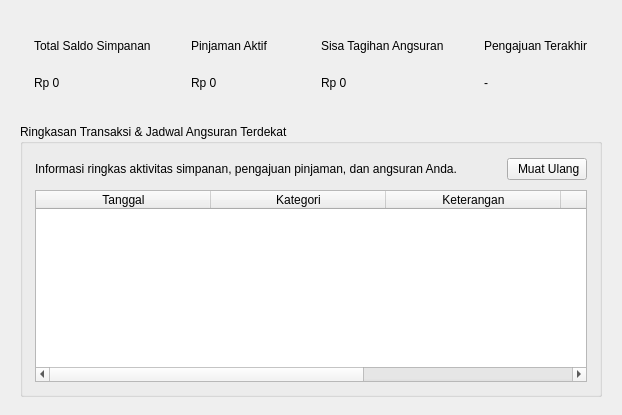
        <widget class="QWidget" name="pageDashboard">
         <layout class="QVBoxLayout" name="layoutDashboard">
          <property name="spacing">
           <number>14</number>
          </property>
          <property name="leftMargin">
           <number>20</number>
          </property>
          <property name="topMargin">
           <number>18</number>
          </property>
          <property name="rightMargin">
           <number>20</number>
          </property>
          <property name="bottomMargin">
           <number>18</number>
          </property>
          <item>
           <layout class="QHBoxLayout" name="layoutStatCards">
            <property name="spacing">
             <number>12</number>
            </property>
            <item>
             <widget class="QFrame" name="frameCardSaldo">
              <property name="minimumSize">
               <size>
                <width>0</width>
                <height>92</height>
               </size>
              </property>
              <property name="statCard" stdset="0">
               <bool>true</bool>
              </property>
              <layout class="QVBoxLayout" name="layoutCardSaldo">
               <property name="leftMargin">
                <number>14</number>
               </property>
               <property name="topMargin">
                <number>12</number>
               </property>
               <property name="rightMargin">
                <number>14</number>
               </property>
               <property name="bottomMargin">
                <number>12</number>
               </property>
               <item>
                <widget class="QLabel" name="lblTitleSaldo">
                 <property name="text">
                  <string>Total Saldo Simpanan</string>
                 </property>
                 <property name="statTitle" stdset="0">
                  <bool>true</bool>
                 </property>
                </widget>
               </item>
               <item>
                <widget class="QLabel" name="lblSaldoSimpanan">
                 <property name="text">
                  <string>Rp 0</string>
                 </property>
                 <property name="statValue" stdset="0">
                  <bool>true</bool>
                 </property>
                </widget>
               </item>
              </layout>
             </widget>
            </item>
            <item>
             <widget class="QFrame" name="frameCardPinjaman">
              <property name="minimumSize">
               <size>
                <width>0</width>
                <height>92</height>
               </size>
              </property>
              <property name="statCard" stdset="0">
               <bool>true</bool>
              </property>
              <layout class="QVBoxLayout" name="layoutCardPinjaman">
               <property name="leftMargin">
                <number>14</number>
               </property>
               <property name="topMargin">
                <number>12</number>
               </property>
               <property name="rightMargin">
                <number>14</number>
               </property>
               <property name="bottomMargin">
                <number>12</number>
               </property>
               <item>
                <widget class="QLabel" name="lblTitlePinjaman">
                 <property name="text">
                  <string>Pinjaman Aktif</string>
                 </property>
                 <property name="statTitle" stdset="0">
                  <bool>true</bool>
                 </property>
                </widget>
               </item>
               <item>
                <widget class="QLabel" name="lblPinjamanAktif">
                 <property name="text">
                  <string>Rp 0</string>
                 </property>
                 <property name="statValue" stdset="0">
                  <bool>true</bool>
                 </property>
                </widget>
               </item>
              </layout>
             </widget>
            </item>
            <item>
             <widget class="QFrame" name="frameCardSisa">
              <property name="minimumSize">
               <size>
                <width>0</width>
                <height>92</height>
               </size>
              </property>
              <property name="statCard" stdset="0">
               <bool>true</bool>
              </property>
              <layout class="QVBoxLayout" name="layoutCardSisa">
               <property name="leftMargin">
                <number>14</number>
               </property>
               <property name="topMargin">
                <number>12</number>
               </property>
               <property name="rightMargin">
                <number>14</number>
               </property>
               <property name="bottomMargin">
                <number>12</number>
               </property>
               <item>
                <widget class="QLabel" name="lblTitleSisa">
                 <property name="text">
                  <string>Sisa Tagihan Angsuran</string>
                 </property>
                 <property name="statTitle" stdset="0">
                  <bool>true</bool>
                 </property>
                </widget>
               </item>
               <item>
                <widget class="QLabel" name="lblSisaAngsuran">
                 <property name="text">
                  <string>Rp 0</string>
                 </property>
                 <property name="statValue" stdset="0">
                  <bool>true</bool>
                 </property>
                </widget>
               </item>
              </layout>
             </widget>
            </item>
            <item>
             <widget class="QFrame" name="frameCardStatus">
              <property name="minimumSize">
               <size>
                <width>0</width>
                <height>92</height>
               </size>
              </property>
              <property name="statCard" stdset="0">
               <bool>true</bool>
              </property>
              <layout class="QVBoxLayout" name="layoutCardStatus">
               <property name="leftMargin">
                <number>14</number>
               </property>
               <property name="topMargin">
                <number>12</number>
               </property>
               <property name="rightMargin">
                <number>14</number>
               </property>
               <property name="bottomMargin">
                <number>12</number>
               </property>
               <item>
                <widget class="QLabel" name="lblTitleStatus">
                 <property name="text">
                  <string>Pengajuan Terakhir</string>
                 </property>
                 <property name="statTitle" stdset="0">
                  <bool>true</bool>
                 </property>
                </widget>
               </item>
               <item>
                <widget class="QLabel" name="lblStatusPengajuan">
                 <property name="text">
                  <string>-</string>
                 </property>
                 <property name="statValue" stdset="0">
                  <bool>true</bool>
                 </property>
                </widget>
               </item>
              </layout>
             </widget>
            </item>
           </layout>
          </item>
          <item>
           <widget class="QGroupBox" name="grpDashboardRingkasan">
            <property name="title">
             <string>Ringkasan Transaksi &amp;&amp; Jadwal Angsuran Terdekat</string>
            </property>
            <layout class="QVBoxLayout" name="layoutDashboardTable">
             <property name="spacing">
              <number>10</number>
             </property>
             <property name="leftMargin">
              <number>12</number>
             </property>
             <property name="topMargin">
              <number>14</number>
             </property>
             <property name="rightMargin">
              <number>12</number>
             </property>
             <property name="bottomMargin">
              <number>12</number>
             </property>
             <item>
              <layout class="QHBoxLayout" name="layoutDashboardFilter">
               <item>
                <widget class="QLabel" name="lblDashInfo">
                 <property name="text">
                  <string>Informasi ringkas aktivitas simpanan, pengajuan pinjaman, dan angsuran Anda.</string>
                 </property>
                </widget>
               </item>
               <item>
                <spacer name="spacerDashFilter">
                 <property name="orientation">
                  <enum>Qt::Horizontal</enum>
                 </property>
                 <property name="sizeHint" stdset="0">
                  <size>
                   <width>40</width>
                   <height>20</height>
                  </size>
                 </property>
                </spacer>
               </item>
               <item>
                <widget class="QPushButton" name="btnRefreshDashboard">
                 <property name="text">
                  <string> Muat Ulang</string>
                 </property>
                 <property name="icon">
                  <iconset>
                   <normaloff>icons/act_reset.png</normaloff>icons/act_reset.png</iconset>
                 </property>
                 <property name="iconSize">
                  <size>
                   <width>16</width>
                   <height>16</height>
                  </size>
                 </property>
                 <property name="btnType" stdset="0">
                  <string>neutral</string>
                 </property>
                </widget>
               </item>
              </layout>
             </item>
             <item>
              <widget class="QTableWidget" name="tblDashboardAnggota">
               <property name="editTriggers">
                <set>QAbstractItemView::NoEditTriggers</set>
               </property>
               <property name="alternatingRowColors">
                <bool>true</bool>
               </property>
               <property name="selectionMode">
                <enum>QAbstractItemView::SingleSelection</enum>
               </property>
               <property name="selectionBehavior">
                <enum>QAbstractItemView::SelectRows</enum>
               </property>
               <attribute name="horizontalHeaderDefaultSectionSize">
                <number>175</number>
               </attribute>
               <attribute name="horizontalHeaderStretchLastSection">
                <bool>true</bool>
               </attribute>
               <column>
                <property name="text">
                 <string>Tanggal</string>
                </property>
               </column>
               <column>
                <property name="text">
                 <string>Kategori</string>
                </property>
               </column>
               <column>
                <property name="text">
                 <string>Keterangan</string>
                </property>
               </column>
               <column>
                <property name="text">
                 <string>Nominal</string>
                </property>
               </column>
               <column>
                <property name="text">
                 <string>Status</string>
                </property>
               </column>
              </widget>
             </item>
            </layout>
           </widget>
          </item>
         </layout>
        </widget>
